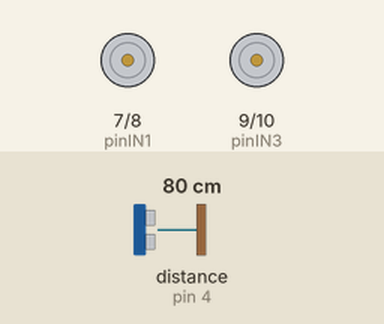
A sketch run on a simulated Arduino Uno, built with avr-gcc and run on an emulated ATmega328P. On the bench: motor-driver pin pairs drawn as motors (green arrow = first pin HIGH = forward, orange = second pin HIGH = backward, longer = more drive, scaled by the enable pin). The test bench sets the inputs (shaded band); at power-on: distance to the obstacle (sensor on pin 4) 80 cm. The echo pulse lasts 58.3 µs per cm.

Above: at 4.8 s.
4.9 s: distance to the obstacle (sensor on pin 4) set to 11 cm
9.9 s: distance to the obstacle (sensor on pin 4) set to 8 cm
At 12.3 s:
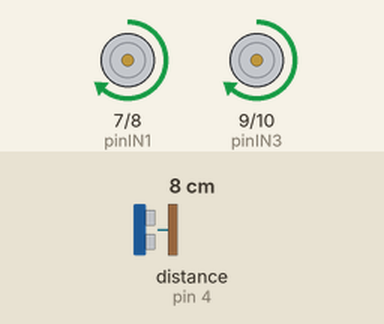
Timing chart, 0 to 13.8 s (numbered marks = the images above; inputs shaded):
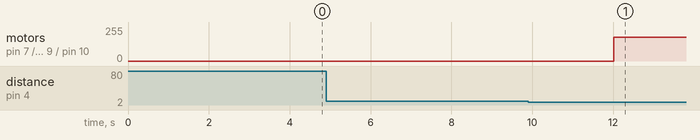

Measured:
- the behaviour switches between 10 and 9 cm on distance to the obstacle (sensor on pin 4) (found by bisection; images 0 and 1)
- after the input at 4.9 s, every drawn part: stays the same
- after the input at 9.9 s, motor on pin 7 (pinIN1) / pin 8 (pinIN2), motor on pin 9 (pinIN3) / pin 10 (pinIN4): stopped → forward 180/255 after 2.1 s

The sketch:

coche.ino
```cpp
#include <NewPing.h>
//MOTORES
const int pinENA = 6;
const int pinIN1 = 7;
const int pinIN2 = 8;
const int pinIN3 = 9;
const int pinIN4 = 10;
const int pinENB = 11;
const int speed = 200;      //velocidad de giro

const int pinMotorD[3] = { pinENA, pinIN1, pinIN2 };  //Motor derecho
const int pinMotorI[3] = { pinENB, pinIN3, pinIN4 };  //Motor Izquierdo

//PROXIMIDAD
const int TRIGGER_PIN = 5;
const int ECHO_PIN = 4;
const int MAX_DISTANCE = 200;  // Distancia máxima que podrá medir el sensor.
const int distanciaMinima = 10; //Centimetros minimo a lo que nos acercamos

//Constantes auxiliares
const int waitTime = 2000;   //espera entre fases

//Funcion encargada de detectar los obstaculos
NewPing sonar(TRIGGER_PIN, ECHO_PIN, MAX_DISTANCE);

void setup()
{
   pinMode(pinIN1, OUTPUT);
   pinMode(pinIN2, OUTPUT);
   pinMode(pinENA, OUTPUT);
   pinMode(pinIN3, OUTPUT);
   pinMode(pinIN4, OUTPUT);
   pinMode(pinENB, OUTPUT);
}

void loop()
{
   //Comprobamos si tenemos obstaculo
   if (sonar.ping_cm()<distanciaMinima)
   {
     //NO TENEMOS OBSTACULO: Nos movemos hacia adelante
     moverAdelante(pinMotorD, 180);
     moverAdelante(pinMotorI, 180);
   }
   else
   { //Nos paramos
     paramos(pinMotorD);
     paramos(pinMotorI);
     delay(waitTime);

     //TODO: Giramos

     //Movemos hacia atras
     //moverAtras(pinMotorD, 180);
     //moverAtras(pinMotorI, 180);
   }
   delay(waitTime);
}

void moverAdelante(const int pinMotor[3], int speed)
{
   digitalWrite(pinMotor[1], HIGH);
   digitalWrite(pinMotor[2], LOW);

   analogWrite(pinMotor[0], speed);
}

void moverAtras(const int pinMotor[3], int speed)
{
   digitalWrite(pinMotor[1], LOW);
   digitalWrite(pinMotor[2], HIGH);

   analogWrite(pinMotor[0], speed);
}

void paramos(const int pinMotor[3])
{
   digitalWrite(pinMotor[1], LOW);
   digitalWrite(pinMotor[2], LOW);

   analogWrite(pinMotor[0], 0);
}
```
